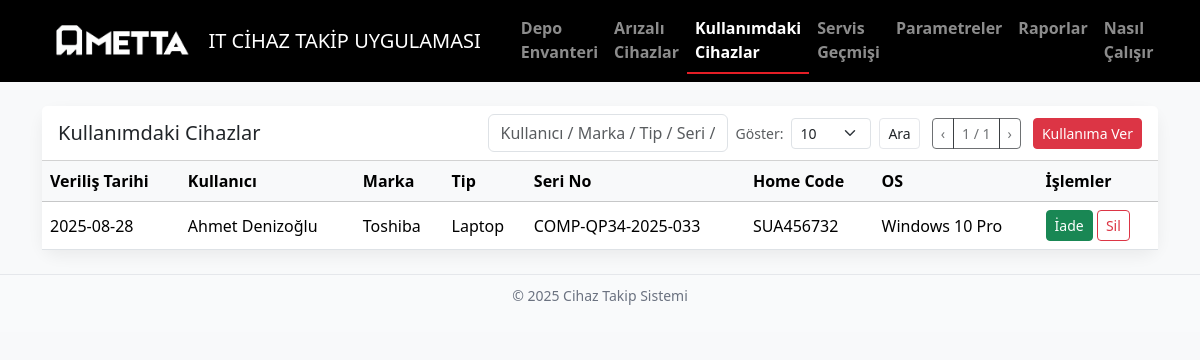
The page /inuse on the database as committed earlier.
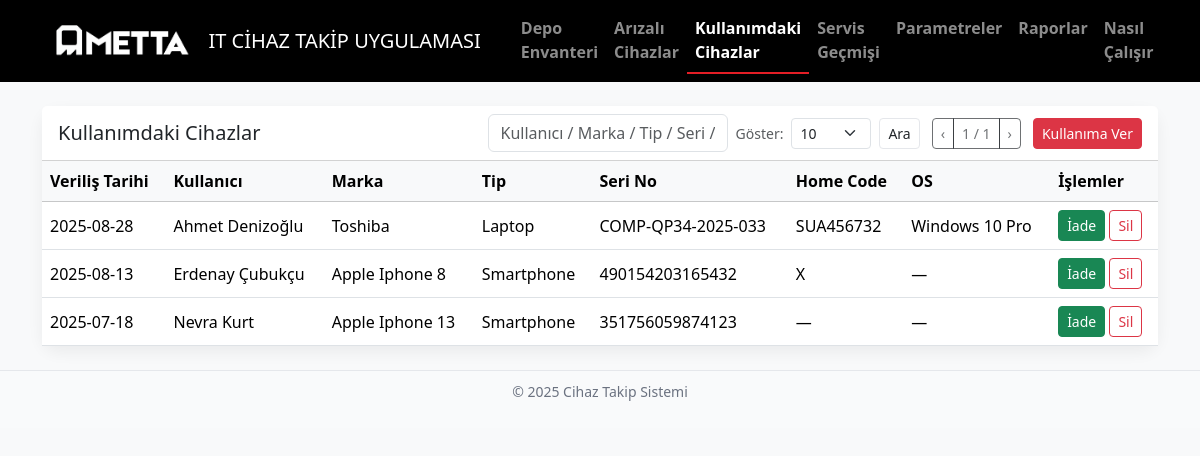
The same page on the database as committed later.
### app.py (models this page shows)
class Usage(db.Model):
    __tablename__ = "usages"
    id = db.Column(db.Integer, primary_key=True)
    device_id = db.Column(db.Integer, db.ForeignKey("devices.id"), nullable=False)
    user_name = db.Column(db.String(120), nullable=False)
    assigned_date = db.Column(db.Date, default=datetime.utcnow)
    return_date = db.Column(db.Date)
    is_active = db.Column(db.Boolean, default=True, nullable=False)
    device = db.relationship("Device", back_populates="usages")

class Device(db.Model):
    __tablename__ = "devices"
    id = db.Column(db.Integer, primary_key=True)
    brand = db.Column(db.String(80), nullable=False)
    type = db.Column(db.String(40), nullable=False)   # Monitor, Laptop PC vb.
    serial = db.Column(db.String(120), unique=True, nullable=False)
    home_code = db.Column(db.String(80))
    os = db.Column(db.String(80))
    quantity = db.Column(db.Integer, default=1, nullable=False)
    is_faulty = db.Column(db.Boolean, default=False, nullable=False)
    created_at = db.Column(db.DateTime, default=datetime.utcnow, nullable=False)
    service_records = db.relationship(
        "ServiceRecord", back_populates="device", cascade="all, delete-orphan"
    )
    faults = db.relationship(
        "Fault", back_populates="device", cascade="all, delete-orphan"
    )
    usages = db.relationship(
        "Usage", back_populates="device", cascade="all, delete-orphan"
    )

### app.py (the view, shortened to what this page needs)
@app.route("/inuse")
def inuse():
    q = (request.args.get("q") or "").strip()
    page = request.args.get("page", 1, type=int)
    per_page = request.args.get("per_page", 10, type=int)
    base = Usage.query.join(Device, Usage.device_id == Device.id).filter(Usage.is_active.is_(True))
    pagination = base.order_by(Usage.assigned_date.desc(), Usage.id.desc()).paginate(
        page=page, per_page=per_page, error_out=False
    )
    open_service_ids = {
    row[0]
    for row in (
        db.session.query(ServiceRecord.device_id)
        .filter(ServiceRecord.status.in_(list(OPEN_STATUSES)))
        .distinct()
        .all()
    )
    }
    active_usage_ids = {
        row[0]
        for row in (
            db.session.query(Usage.device_id)
            .filter(Usage.is_active.is_(True))
            .distinct()
            .all()
        )
    }
    devices = (
        Device.query
        .filter(Device.is_faulty.is_(False))
        .filter(~Device.id.in_(open_service_ids))
        .filter(~Device.id.in_(active_usage_ids))
        .order_by(Device.brand.asc(), Device.serial.asc())
        .all()
    )
    return render_template("inuse.html", pagination=pagination, devices=devices, q=q, per_page=per_page)

### templates/inuse.html (shortened to what this page needs)
<!doctype html>
<html lang="tr">
<head>
  <link href="https://cdn.jsdelivr.net/npm/bootstrap@5.3.3/dist/css/bootstrap.min.css" rel="stylesheet">
</head>
<body class="bg-light">
<nav class="navbar navbar-expand-lg navbar-dark" style="background:#000;">
  <div class="container d-flex align-items-center">
    <a class="navbar-brand d-flex align-items-center me-3" href="{{ url_for('inventory') }}">
      <img src="{{ url_for('static', filename='img/magna-logo-navbar.png') }}" alt="MAGNA Logo" height="32" class="me-2">
      <span class="brand-subtitle">IT CİHAZ TAKİP UYGULAMASI</span>
    </a>
    <div class="collapse navbar-collapse flex-grow-0" id="nav">
      <ul class="navbar-nav ms-3">
        <li class="nav-item"><a class="nav-link" href="{{ url_for('inventory') }}">Depo Envanteri</a></li>
        <li class="nav-item"><a class="nav-link" href="{{ url_for('faults') }}">Arızalı Cihazlar</a></li>
        <li class="nav-item"><a class="nav-link active" href="{{ url_for('inuse') }}">Kullanımdaki Cihazlar</a></li>
        <li class="nav-item"><a class="nav-link" href="{{ url_for('service') }}">Servis Geçmişi</a></li>
        <li class="nav-item"><a class="nav-link" href="{{ url_for('params') }}">Parametreler</a></li>
        <li class="nav-item"><a class="nav-link" href="{{ url_for('reports') }}">Raporlar</a></li>
        <li class="nav-item"><a class="nav-link" href="{{ url_for('kullanim') }}">Nasıl Çalışır</a></li>
      </ul>
    </div>
  </div>
</nav>
<div class="container my-4">
  <div class="card mg">
    <div class="card-header bg-white d-flex flex-wrap gap-2 justify-content-between align-items-center">
      <h5 class="mb-0">Kullanımdaki Cihazlar</h5>
      <div class="d-flex flex-wrap align-items-center gap-2">
        <form method="get" action="{{ url_for('inuse') }}" class="d-flex align-items-center gap-2">
          <input type="text" class="form-control" name="q" placeholder="Kullanıcı / Marka / Tip / Seri / OS..."
                 value="{{ q or '' }}" style="min-width:240px">
          <span class="text-muted small">Göster:</span>
          <select name="per_page" class="form-select form-select-sm" onchange="this.form.submit()">
            {% for n in [10,20,50] %}
              <option value="{{ n }}" {% if per_page == n %}selected{% endif %}>{{ n }}</option>
            {% endfor %}
          </select>
          <button class="btn btn-ghost btn-sm" type="submit">Ara</button>
        </form>
        <div class="btn-group btn-group-sm ms-1">
          {% if pagination.has_prev %}
            <a class="btn btn-ghost" href="{{ url_for('inuse', page=pagination.prev_num, per_page=per_page, q=q) }}">‹</a>
          {% else %}<button class="btn btn-ghost" disabled>‹</button>{% endif %}
          <button class="btn btn-ghost" disabled>{{ pagination.page }} / {{ pagination.pages or 1 }}</button>
          {% if pagination.has_next %}
            <a class="btn btn-ghost" href="{{ url_for('inuse', page=pagination.next_num, per_page=per_page, q=q) }}">›</a>
          {% else %}<button class="btn btn-ghost" disabled>›</button>{% endif %}
        </div>
        <button class="btn btn-danger btn-sm ms-1" data-bs-toggle="modal" data-bs-target="#assignModal">Kullanıma Ver</button>
      </div>
    </div>
    <div class="table-responsive">
      <table class="table table-hover align-middle mb-0">
        <thead class="table-light">
          <tr>
            <th>Veriliş Tarihi</th>
            <th>Kullanıcı</th>
            <th>Marka</th>
            <th>Tip</th>
            <th>Seri No</th>
            <th>Home Code</th>
            <th>OS</th>
            <th>İşlemler</th>
          </tr>
        </thead>
        <tbody>
          {% for u in pagination.items %}
          <tr>
            <td class="text-nowrap">{{ u.assigned_date.strftime('%Y-%m-%d') if u.assigned_date else '—' }}</td>
            <td>{{ u.user_name }}</td>
            <td>{{ u.device.brand }}</td>
            <td>{{ u.device.type }}</td>
            <td class="text-nowrap">{{ u.device.serial }}</td>
            <td>{{ u.device.home_code or '—' }}</td>
            <td class="text-nowrap">{{ u.device.os or '—' }}</td>
            <td class="text-nowrap">
              <button class="btn btn-sm btn-success btn-pulse"
                      data-bs-toggle="modal"
                      data-bs-target="#returnModal"
                      data-usage-id="{{ u.id }}"
                      data-device-label="{{ u.device.brand }} • {{ u.device.type }} • {{ u.device.serial }}">
                İade
              </button>
              <form method="post" action="{{ url_for('usage_delete', id=u.id) }}" class="d-inline"
                    onsubmit="return confirm('Kullanım kaydı silinsin mi?')">
                <button class="btn btn-sm btn-outline-danger">Sil</button>
              </form>
            </td>
          </tr>
          {% else %}
          <tr><td colspan="8" class="text-center text-muted py-4">Aktif kullanım kaydı bulunmuyor.</td></tr>
          {% endfor %}
        </tbody>
      </table>
    </div>
  </div>
</div>
<footer class="footer"><p>© 2025 Cihaz Takip Sistemi</p></footer>
</body>
</html>

### templates/inuse.html (style rules this page uses)
body { background:#f6f7fa }
.navbar-dark .nav-link { font-weight:600 }
.navbar-dark .nav-link.active { color:#fff;border-bottom:2px solid #E41E26 }
.card.mg { border:0;border-radius:16px;box-shadow:0 6px 16px rgba(0,0,0,.06) }
.footer { background:#f9fafb;color:#6b7280;text-align:center;padding:10px;font-size:14px;border-top:1px solid #e5e7eb;margin-top:20px }
.btn-ghost { border:1px solid #e5e7eb;background:#fff }
.btn-pulse { position:relative;overflow:hidden }
.btn-pulse::after { content:"";position:absolute;inset:0;border-radius:inherit;box-shadow:0 0 0 0 rgba(228,30,38,.35);animation:pulse 1.6s infinite }

Rows that differ between the two databases and show on the page:
added Usage: assigned_date "2025-08-13", user_name "Erdenay Çubukçu", device.brand "Apple Iphone 8", device.type "Smartphone", device.serial "490154203165432", device "X", device "—"
added Usage: assigned_date "2025-07-18", user_name "Nevra Kurt", device.brand "Apple Iphone 13", device.type "Smartphone", device.serial "351756059874123", device "—"
